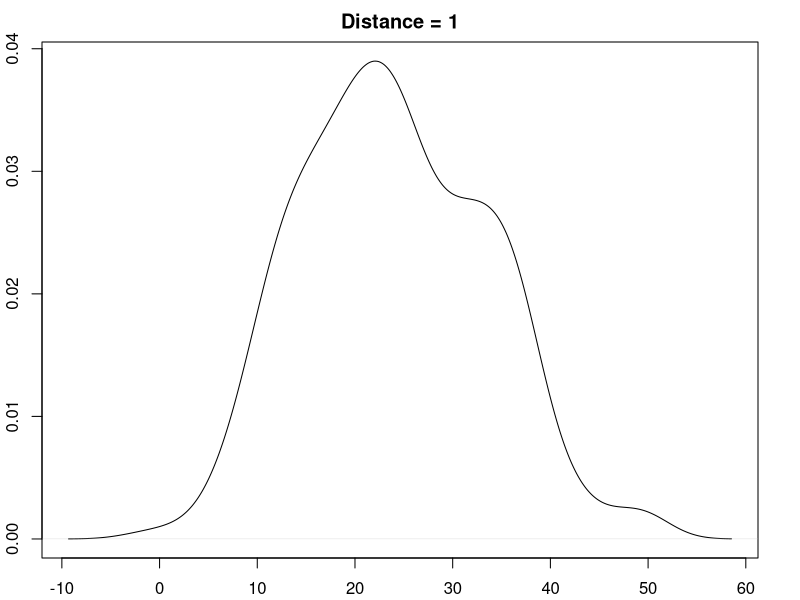
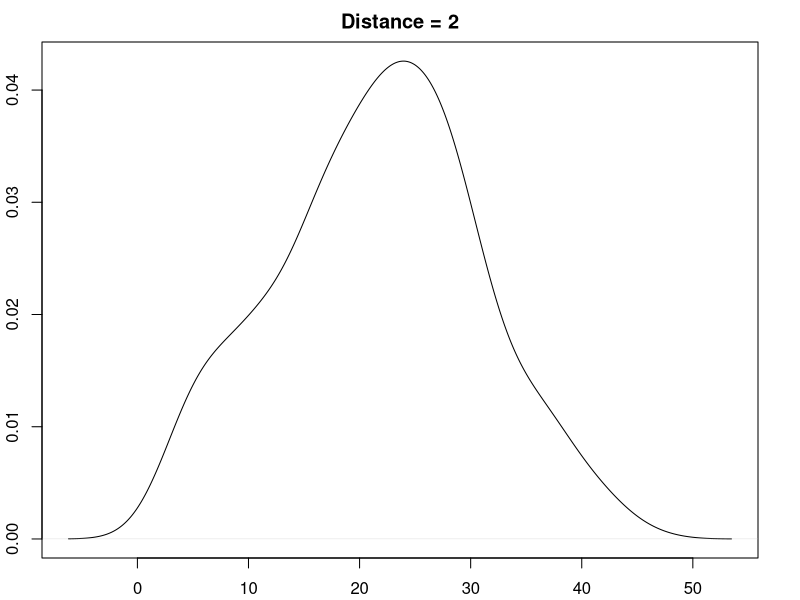
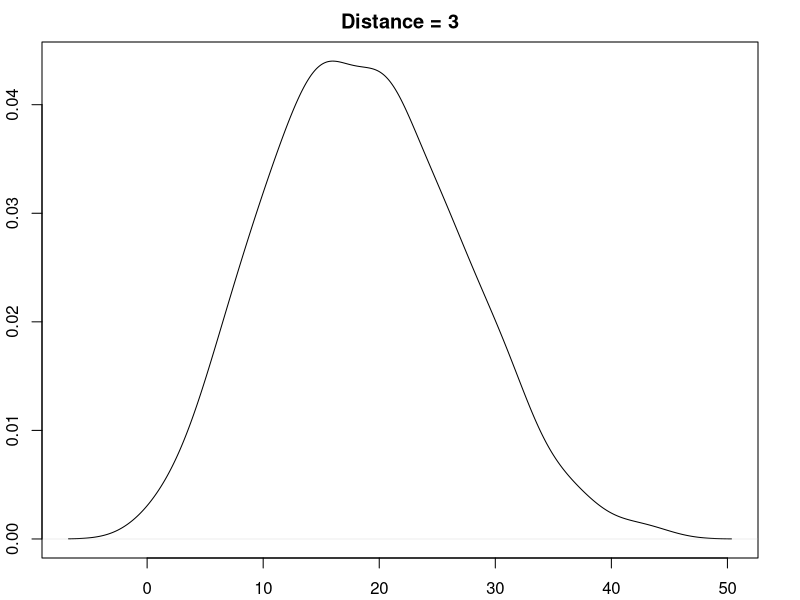
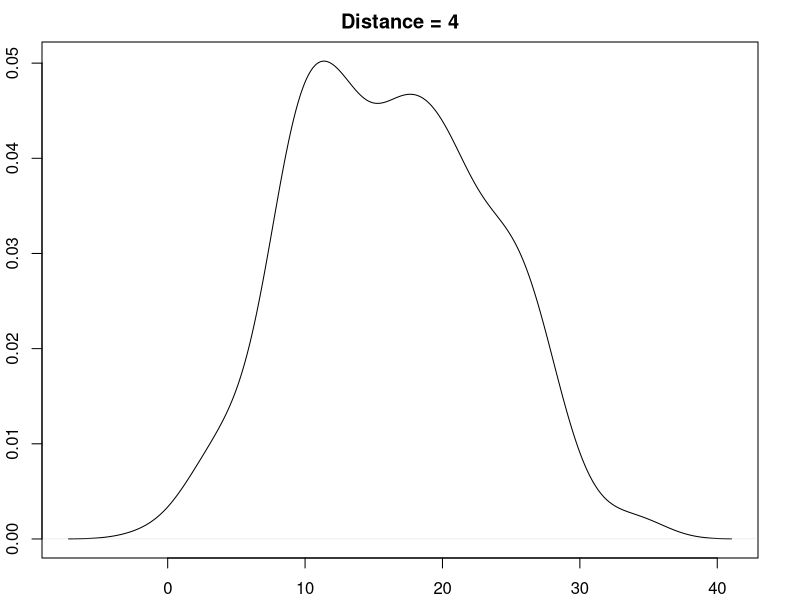

Here is the R script that generated these plots, in order:
## ---- chunk 1
par(mar=c(2.1,2.1,2.1,2.1))
for (d in 1:4){
reward_vals <- numeric()
for (i in 1:300){
  epsilon <- runif(1)
  if(epsilon >= .5){
      shock <- rnorm(1, -4, 1)
    }else{
      shock <- rnorm(1, 4, 1)
    }
  reward_vals[i] <- rweibull(1,shape = 3, scale= 30*((10-d)/10)) + shock  
}
plot(density(reward_vals), xlab = "", main = paste("Distance =",d), ylab = "")
}
